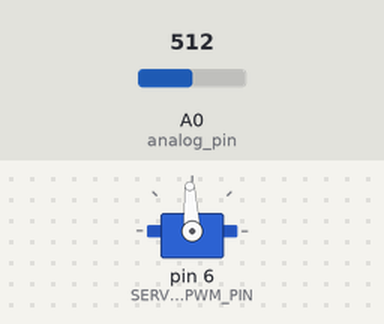
This sketch was run on a simulated Arduino Uno, built with avr-gcc and run on an emulated ATmega328P. On the bench: servo. The inputs (shaded band) are chosen by the test bench; at power-on: A0 (analog_pin) = 512. What the sketch prints to the serial monitor is not drawn.

Above: at 1.27 s.
1.3 s: A0 (analog_pin) set to 612
At 2.38 s:
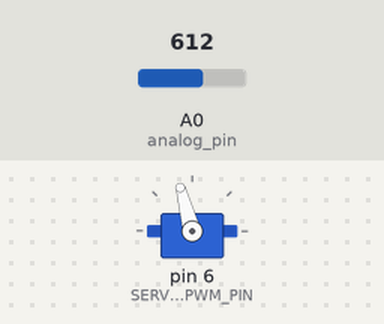
4.3 s: A0 (analog_pin) set to 631
7.3 s: A0 (analog_pin) set to 511
At 7.77 s:
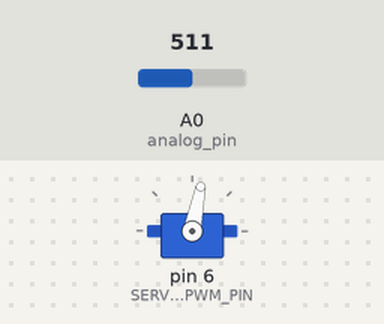
10.3 s: A0 (analog_pin) set to 716
At 10.47 s:
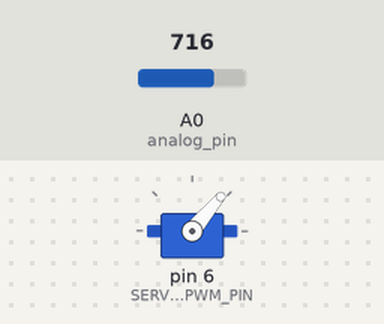
13.3 s: A0 (analog_pin) set to 0
Timing chart, 0 to 17.3 s (numbered marks = the images above; inputs shaded):
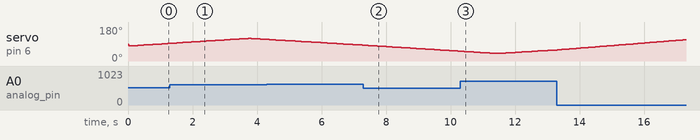

The sketch:

ultrasonogram.ino
```cpp
// Original idea by Milan Karakaš, https://wildlab.org (C)2016
// Made wild idea to use analog echo reading - NOT echo pin
// from HC-SR04 ultrasonic module, just solder one wire at
// collector of the transistor as is shown on my website:
// https://wildlab.org/index.php/arduino-ulstrasonic-radar/
// This sketch "burn" onto your favorite Arduino (uno, nano....)
// and enjoy in experimenting with ultrasound "Sonograms". :o)
// Pay attention to Serial.begin(115200) because there are lot
// of data sending in short period, so both: Arduino board and
// Processing program on your computer can communicate without
// los of data. Processing you can find here: https://processing.org/
// Bonus notice: Anyone who first make this Radar, please contact
// me in the comment section below this page:
// https://wildlab.org/index.php/arduino-ulstrasonic-radar/
// And your work will be published as "Showcase" for other people
// as an example. Later I will figure out how to reward you. Thanks.

#include <Servo.h>

#define SERVO_PWM_PIN 6
#define ANGLE_BOUNDS 80
#define ANGLE_STEP 1

int angle = 0;
int dir = 1;
int i,j;
float strength[80]; //40 analog readings send to your computer for "Processing" program
Servo myservo;
int analog_pin = A0; //analog pin A0 on arduino nano, uno, mega....

void setup()
{
pinMode(2,OUTPUT);
Serial.begin(115200);
//Serial.begin(250000);
myservo.attach(SERVO_PWM_PIN);//later will be attached/detached, but once should start for first time
}

void loop()
{
  getValues();
  Serial.print(-angle, DEC);      //first parameter send to your computer for Processing program
  // Pay Attention! There is "-angle" because some servoes may do it in wrong direction. If servo and image
  // on your computer does not match, put there "angle" instead "-angle". This will reverse servo direction
  for (i=0;i<80;i++)              //will be good to use variable instead fixed value for number of reading points
   {                              //for later experimenting with number of analog read echo points
     Serial.print(",");           // all data separated by coma (',')
     Serial.print(strength[i],0); // Atention! This is not for debugging - Processing program will use it
                                  // for visualisation (reading from COMxx port)
   }
  Serial.println(); //not printing anything, just new row, and back to the first place
  myservo.write(angle + ANGLE_BOUNDS); //servo should move one step
  if (angle >= ANGLE_BOUNDS-40 || angle <= -ANGLE_BOUNDS+40)
   {
     dir = -dir;
   }
  angle += (dir*ANGLE_STEP);
  delay(50); // alow some time for +5V to settle down, because servo can draw some current and make analog read error
             // DO NOT go below 10 mS - this value is experimentally get by oscilloscope, else strange "rays" may occur on radar
 }

int getValues() //function which read analog echo and return array of analog values
{
  myservo.detach(); //very important! this command disable PWM - which make interference during analog read
  delay(2); //wait additionally 2 mS for RF noise to settle down (first few centimeters)
  digitalWrite(2,1); //this triggers sensor
  delayMicroseconds(1); //although it is set to 1 uS, it gives actually 4 uS, which is sufficient to trigger HC-SR04 ultrasound ...
  digitalWrite(2,0);//this is end of triggering sensor
 // delay(1);//lets avoid crosstalk between emitter and receiver in first millisecond or two
 // NO! let it be: if this delay is added, then whole screen is wrong - missing some components and distorted...
 // As a result of avoiding this delay, "origin" of the radar pulses will be with some false reading, but not a problem
  for (j=0;j<80;j++) //lets make array of j elements
   {
 // int str= ((analogRead(analog_pin)*5.00)/1024)*pow(i,2);   // too long to execute, also not using constrain below
        strength[j]=(analogRead(analog_pin)*0.0025)*pow(i,2); // "dynamic amplification" by exponent^2 of i *5
                                                              // Since amplitude of ultrasound fall with square of the distance,
                                                              // "pow(i,2)" is actually i^2 (i squared). You may experiment with
                                                              // additional amplification by factor of 5 in example above
                                                              // too much, and noise will be visible, too low, and reflectin will be
                                                              // weak, yet maybe better "gray scale" than too high values
   //strength[j]=constrain(str,0,255); //since "Processing" program will use max values between 0 and 255, lets make some limits
                                       //but disabled because it "stills" some valuable mathematic time of the MCU
  }
  myservo.attach(SERVO_PWM_PIN); //now let servo PWM signal to continue for next step before back into main loop
  return strength[80]; // returning array of analog read echo values, you may experiment with this number of points.
}                      // Just remember to change sketch on Processing so that number of this readings are correct
                       // Data send to your computer is angle + this number of samples. In Processing use array of 41 numbers
                       // First number will be from -80 to 80, which indicates angle, and the rest of numbers ranging fom 0 to 255
                       // representing amplitude of the echoed ultrasound.
```
